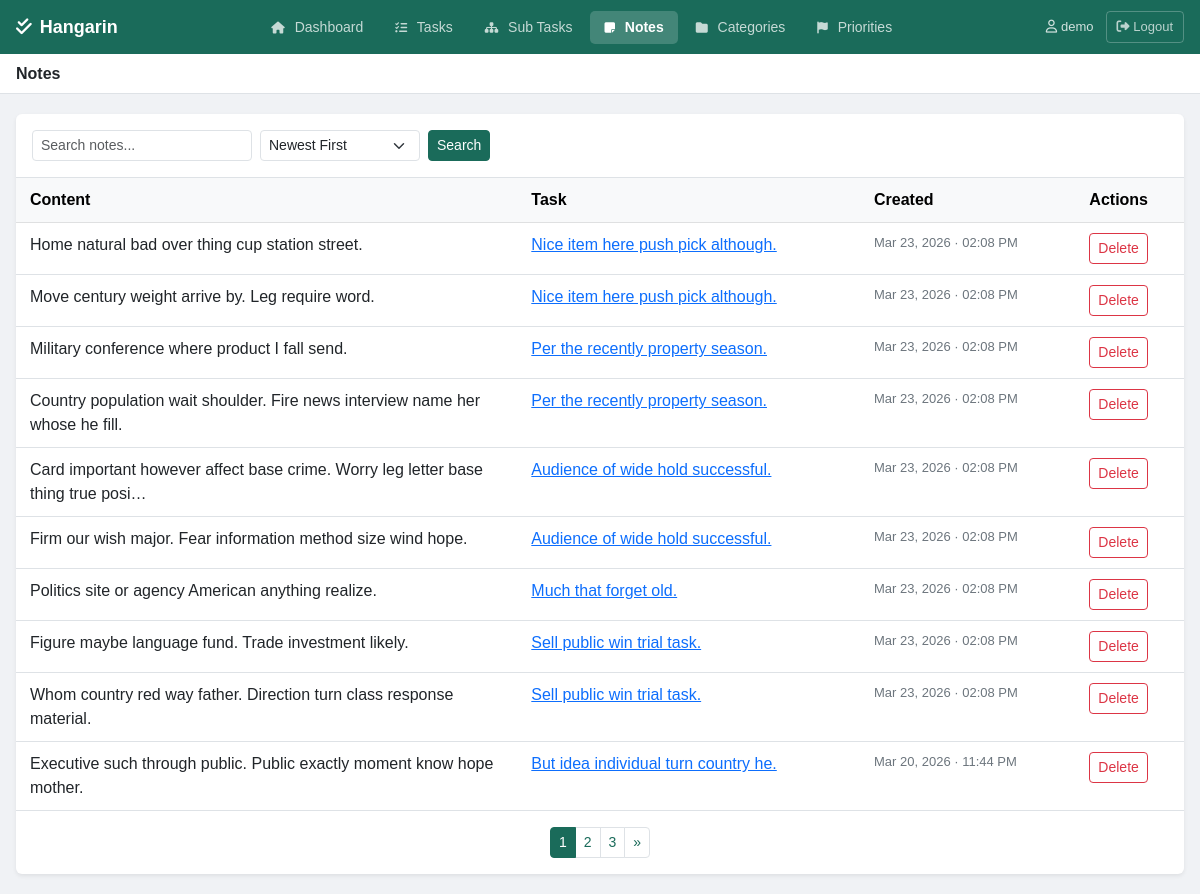
/notes/ (signed in), run on the app's committed database.
### tasks/models.py (models this page shows, shortened)
class BaseModel(models.Model):
    created_at = models.DateTimeField(auto_now_add=True)
    updated_at = models.DateTimeField(auto_now=True)
    class Meta:
        abstract = True

class Note(BaseModel):
    task = models.ForeignKey(Task, on_delete=models.CASCADE, related_name='notes')
    content = models.TextField()
    class Meta:
        verbose_name = "Note"
        verbose_name_plural = "Notes"

class Task(BaseModel):
    STATUS_CHOICES = [
        ("Pending", "Pending"),
        ("In Progress", "In Progress"),
        ("Completed", "Completed"),
    ]
    title = models.CharField(max_length=255)
    description = models.TextField(blank=True, null=True)
    deadline = models.DateTimeField(blank=True, null=True)
    status = models.CharField(
        max_length=50,
        choices=STATUS_CHOICES,
        default="Pending"
    )
    category = models.ForeignKey(Category, on_delete=models.SET_NULL, null=True, blank=True)
    priority = models.ForeignKey(Priority, on_delete=models.SET_NULL, null=True, blank=True)
    user = models.ForeignKey(User, on_delete=models.CASCADE, null=True, blank=True)
    class Meta:
        verbose_name = "Task"
        verbose_name_plural = "Tasks"

### tasks/views.py (the view)
# urls.py: path('notes/', views.note_list, name='note_list'),
@login_required
def note_list(request):
    notes = Note.objects.filter(task__user=request.user).order_by('-created_at')
    query = request.GET.get('q', '')
    if query:
        notes = notes.filter(content__icontains=query)
    sort_by = request.GET.get('sort', '-created_at')
    if sort_by == 'oldest':
        notes = notes.order_by('created_at')
    else:
        notes = notes.order_by('-created_at')
    paginator = Paginator(notes, 10)
    page_obj = paginator.get_page(request.GET.get('page'))
    return render(request, 'tasks/note_list.html', {
        'page_obj': page_obj,
        'query': query,
        'sort_by': sort_by,
        'active_page': 'notes',
    })

### templates/tasks/note_list.html (shortened to what this page needs)
{% extends 'tasks/base.html' %}
{% block page_title %}Notes{% endblock %}
{% block content %}
<div class="card border-0 shadow-sm">
    <div class="card-body p-0">
        <div class="p-3 border-bottom d-flex gap-2 align-items-center">
            <form method="get" class="d-flex gap-2 align-items-center flex-wrap">
                <input type="text" name="q" value="{{ query }}" placeholder="Search notes..." class="form-control form-control-sm" style="width:220px;">
                <select name="sort" class="form-select form-select-sm" style="width:160px;" onchange="this.form.submit()">
                    <option value="-created_at" {% if sort_by == '-created_at' %}selected{% endif %}>Newest First</option>
                </select>
                <button type="submit" class="btn btn-primary btn-sm">Search</button>
            </form>
        </div>
        {% if page_obj.object_list %}
        <table class="table table-hover mb-0">
            <thead class="table-light">
                <tr>
                    <th>Content</th>
                    <th>Task</th>
                    <th>Created</th>
                    <th>Actions</th>
                </tr>
            </thead>
            <tbody>
                {% for note in page_obj %}
                <tr>
                    <td style="max-width:400px;">{{ note.content|truncatechars:80 }}</td>
                    <td>
                        <a href="{% url 'task_detail' note.task.pk %}">{{ note.task.title }}</a>
                    </td>
                    <td style="font-size:13px; color:#6c757d;">{{ note.created_at|date:"M d, Y · h:i A" }}</td>
                    <td>
                        <form method="post" action="{% url 'note_delete' note.pk %}" style="display:inline;">
                            <button type="submit" class="btn btn-outline-danger btn-sm" onclick="return confirm('Delete this note?')">Delete</button>
                        </form>
                    </td>
                </tr>
                {% endfor %}
            </tbody>
        </table>
        {% if page_obj.has_other_pages %}
        <div class="d-flex justify-content-center p-3">
            <nav>
                <ul class="pagination pagination-sm mb-0">
                    {% for num in page_obj.paginator.page_range %}
                        {% if page_obj.number == num %}
                        <li class="page-item active"><span class="page-link">{{ num }}</span></li>
                        {% elif num > page_obj.number|add:'-3' and num < page_obj.number|add:'3' %}
                        <li class="page-item"><a class="page-link" href="?page={{ num }}&q={{ query }}&sort={{ sort_by }}">{{ num }}</a></li>
                        {% endif %}
                    {% endfor %}
                    {% if page_obj.has_next %}
                    <li class="page-item"><a class="page-link" href="?page={{ page_obj.next_page_number }}&q={{ query }}&sort={{ sort_by }}">»</a></li>
                    {% endif %}
                </ul>
            </nav>
        </div>
        {% endif %}
        {% else %}
        <div class="text-center py-5 text-muted">
            <i class="fa-solid fa-note-sticky fa-2x mb-3 opacity-25"></i>
            <p>No notes found.</p>
        </div>
        {% endif %}
    </div>
</div>
{% endblock %}

### templates/tasks/base.html (shortened to what this page needs)
{% load pwa %}
{% load static %}
<!DOCTYPE html>
<html lang="en">
<head>
    <link href="https://cdn.jsdelivr.net/npm/bootstrap@5.3.0/dist/css/bootstrap.min.css" rel="stylesheet">
    <link rel="stylesheet" href="https://cdnjs.cloudflare.com/ajax/libs/font-awesome/6.5.0/css/all.min.css">
</head>
<body>
<div class="top-navbar">
    <a href="{% url 'dashboard' %}" class="brand">
        <i class="fa-solid fa-check-double"></i> Hangarin
    </a>
    <nav class="desktop-nav">
        <a href="{% url 'dashboard' %}" class="nav-item {% if active_page == 'dashboard' %}active{% endif %}">
            <i class="fa-solid fa-house"></i> Dashboard
        </a>
        <a href="{% url 'task_list' %}" class="nav-item {% if active_page == 'tasks' %}active{% endif %}">
            <i class="fa-solid fa-list-check"></i> Tasks
        </a>
        <a href="{% url 'subtask_list' %}" class="nav-item {% if active_page == 'subtasks' %}active{% endif %}">
            <i class="fa-solid fa-sitemap"></i> Sub Tasks
        </a>
        <a href="{% url 'note_list' %}" class="nav-item {% if active_page == 'notes' %}active{% endif %}">
            <i class="fa-solid fa-note-sticky"></i> Notes
        </a>
        <a href="{% url 'category_list' %}" class="nav-item {% if active_page == 'categories' %}active{% endif %}">
            <i class="fa-solid fa-folder"></i> Categories
        </a>
        <a href="{% url 'priority_list' %}" class="nav-item {% if active_page == 'priorities' %}active{% endif %}">
            <i class="fa-solid fa-flag"></i> Priorities
        </a>
    </nav>
    <div class="user-area desktop-user">
        {% if user.is_authenticated %}
        <span><i class="fa-regular fa-user" style="margin-right:4px;"></i>{{ user.username }}</span>
        <a href="{% url 'logout' %}" class="logout-btn">
            <i class="fa-solid fa-right-from-bracket"></i> Logout
        </a>
        {% endif %}
    </div>
</div>
<div class="subbar">
    <h5>{% block page_title %}Dashboard{% endblock %}</h5>
</div>
<div class="content-area">
    {% block content %}{% endblock %}
</div>
</body>
</html>

### templates/tasks/base.html (style rules this page uses)
body { background-color: #f0f2f5; font-family: Arial, sans-serif; min-height: 100vh; }
.top-navbar { background-color: #1a6b5a; padding: 0 16px; height: 54px; display: flex; align-items: center; justify-content: space-between; position: sticky; top: 0; z-index: 1000; }
.top-navbar .brand { color: white; font-size: 18px; font-weight: 700; text-decoration: none; display: flex; align-items: center; gap: 8px; }
.desktop-nav { display: flex; align-items: center; gap: 4px; }
.desktop-nav .nav-item { color: rgba(255,255,255,0.75); text-decoration: none; padding: 6px 14px; border-radius: 5px; font-size: 14px; transition: all 0.15s; white-space: nowrap; }
.desktop-nav .nav-item.active { background-color: rgba(255,255,255,0.18); color: white; font-weight: 600; }
.desktop-nav .nav-item i { margin-right: 6px; font-size: 12px; }
.user-area { display: flex; align-items: center; gap: 12px; color: rgba(255,255,255,0.8); font-size: 13px; }
.logout-btn { color: rgba(255,255,255,0.7); text-decoration: none; font-size: 13px; padding: 5px 10px; border: 1px solid rgba(255,255,255,0.25); border-radius: 4px; transition: all 0.15s; background: transparent; cursor: pointer; font-family: Arial, sans-serif; }
.subbar { background-color: white; border-bottom: 1px solid #dee2e6; padding: 10px 16px; display: flex; justify-content: space-between; align-items: center; }
.subbar h5 { margin: 0; font-size: 16px; font-weight: 600; color: #212529; }
.content-area { padding: 20px 16px; max-width: 1200px; }
.btn-primary { background-color: #1a6b5a; border-color: #1a6b5a; }
.page-item.active .page-link { background-color: #1a6b5a; border-color: #1a6b5a; }
.page-link { color: #1a6b5a; }
.table > :not(caption) > * > * { padding: 10px 14px; }

### data on the page
Note: content "Home natural bad over thing cup station street.", task "Nice item here push pick although.", created_at "Mar 23, 2026 · 02:08 PM"
Note: content "Move century weight arrive by. Leg require word.", task "Nice item here push pick although.", created_at "Mar 23, 2026 · 02:08 PM"
Note: content "Military conference where product I fall send.", task "Per the recently property season.", created_at "Mar 23, 2026 · 02:08 PM"
Note: content "Country population wait shoulder. Fire news interview name her whose he fill.", task "Per the recently property season.", created_at "Mar 23, 2026 · 02:08 PM"
Note: content "Card important however affect base crime. Worry leg letter base thing true posi…", task "Audience of wide hold successful.", created_at "Mar 23, 2026 · 02:08 PM"
Note: content "Firm our wish major. Fear information method size wind hope.", task "Audience of wide hold successful.", created_at "Mar 23, 2026 · 02:08 PM"
Note: content "Politics site or agency American anything realize.", task "Much that forget old.", created_at "Mar 23, 2026 · 02:08 PM"
Note: content "Figure maybe language fund. Trade investment likely.", task "Sell public win trial task.", created_at "Mar 23, 2026 · 02:08 PM"
Note: content "Whom country red way father. Direction turn class response material.", task "Sell public win trial task.", created_at "Mar 23, 2026 · 02:08 PM"
Note: content "Executive such through public. Public exactly moment know hope mother.", task "But idea individual turn country he.", created_at "Mar 20, 2026 · 11:44 PM"

### other printed values
{{ user.username }} "demo"
{{ num }} "1"
{{ num }} "2" "3"
